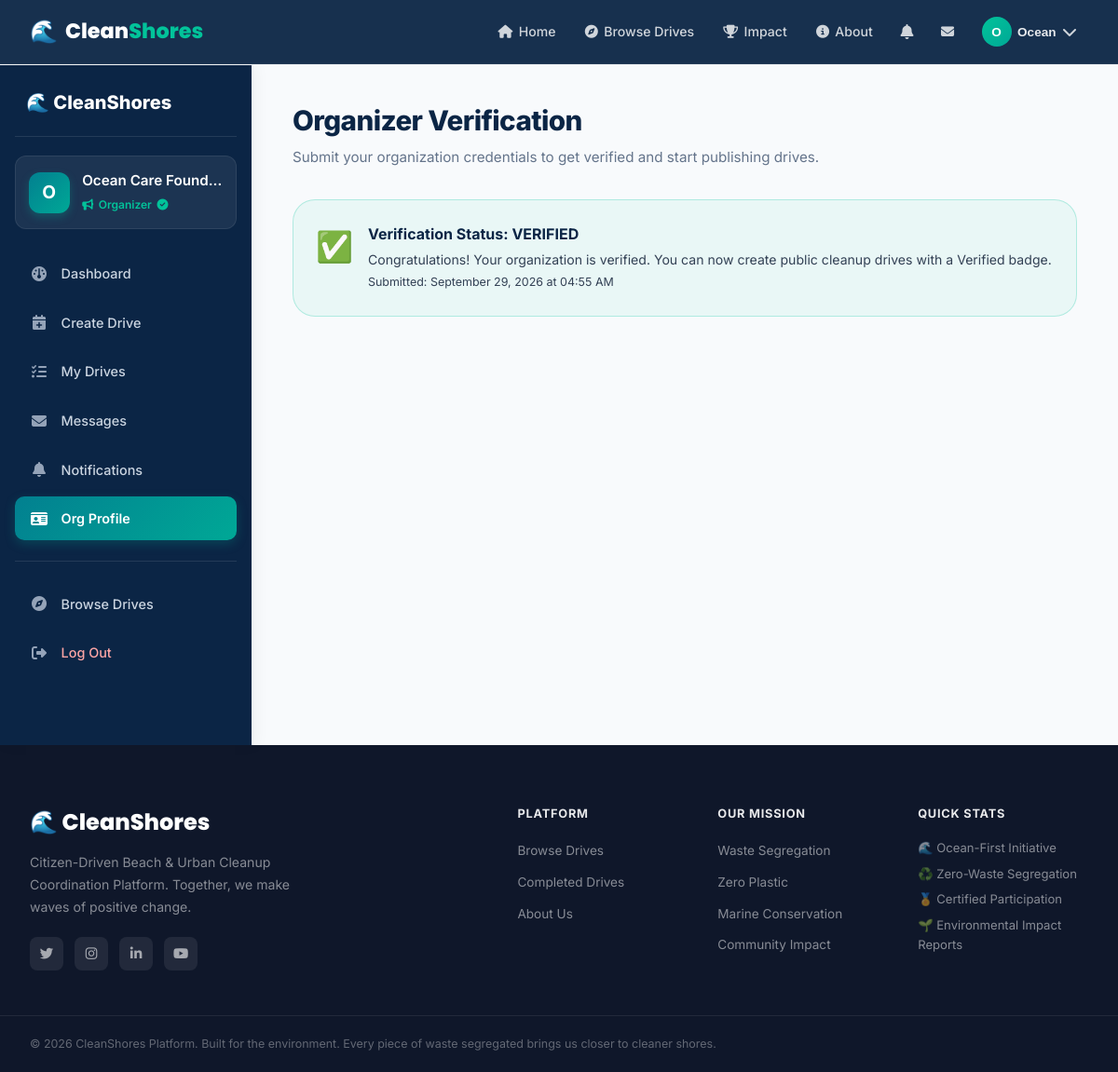
Screenshot of /organizer/verification (signed in) with the database file from the repository.
### models/user.py (models this page shows, shortened)
class User(db.Model):
    __tablename__ = 'users'
    id = db.Column(db.Integer, primary_key=True)
    username = db.Column(db.String(80), unique=True, nullable=False, index=True)
    email = db.Column(db.String(120), unique=True, nullable=False, index=True)
    password_hash = db.Column(db.String(255), nullable=False)
    full_name = db.Column(db.String(120), nullable=False)
    phone = db.Column(db.String(20), nullable=True)
    role = db.Column(db.String(20), nullable=False, default='volunteer')  # 'organizer', 'volunteer', 'admin'
    profile_pic = db.Column(db.String(255), nullable=True)
    bio = db.Column(db.Text, nullable=True)
    location = db.Column(db.String(120), nullable=True)
    college_or_org = db.Column(db.String(150), nullable=True)
    skills_interests = db.Column(db.String(255), nullable=True)  # e.g., 'Waste Segregation, First Aid, Photography'
    is_active = db.Column(db.Boolean, default=True)
    created_at = db.Column(db.DateTime, default=datetime.utcnow)
    drives_organized = db.relationship('Drive', backref='organizer', lazy='dynamic', cascade='all, delete-orphan')
    participations = db.relationship('Participation', backref='volunteer', lazy='dynamic', cascade='all, delete-orphan')
    verification = db.relationship('OrganizerVerification', foreign_keys='OrganizerVerification.user_id', backref='user', uselist=False, cascade='all, delete-orphan')
    notifications = db.relationship('Notification', backref='user', lazy='dynamic', cascade='all, delete-orphan')
    sent_messages = db.relationship('Message', foreign_keys='Message.sender_id', backref='sender', lazy='dynamic')
    received_messages = db.relationship('Message', foreign_keys='Message.recipient_id', backref='recipient', lazy='dynamic')
    @property
    def is_verified(self):
        if self.role in ('admin', 'organizer'):
            return True
        return False

### models/verification.py (models this page shows, shortened)
class OrganizerVerification(db.Model):
    __tablename__ = 'organizer_verifications'
    id = db.Column(db.Integer, primary_key=True)
    user_id = db.Column(db.Integer, db.ForeignKey('users.id', ondelete='CASCADE'), nullable=False, unique=True)
    org_name = db.Column(db.String(150), nullable=False)
    org_type = db.Column(db.String(80), nullable=False)  # 'NGO', 'College / Institute', 'Community Group', 'Eco Club', 'Individual Initiator'
    reg_number = db.Column(db.String(100), nullable=True)  # Registration / Affiliation number
    contact_person = db.Column(db.String(100), nullable=True)
    contact_phone = db.Column(db.String(25), nullable=True)
    website = db.Column(db.String(200), nullable=True)
    address = db.Column(db.Text, nullable=True)
    id_doc_filename = db.Column(db.String(255), nullable=True)  # Proof document or letterhead
    status = db.Column(db.String(20), default='pending')  # 'unverified', 'pending', 'verified', 'rejected'
    admin_remarks = db.Column(db.Text, nullable=True)
    submitted_at = db.Column(db.DateTime, default=datetime.utcnow)
    reviewed_at = db.Column(db.DateTime, nullable=True)
    reviewed_by_id = db.Column(db.Integer, db.ForeignKey('users.id'), nullable=True)
    reviewer = db.relationship('User', foreign_keys=[reviewed_by_id])

### routes/organizer.py (the view, shortened to what this page needs)
@organizer_bp.route('/verification', methods=['GET', 'POST'])
@organizer_only
def verification():
    user = get_current_user()
    verification = OrganizerVerification.query.filter_by(user_id=user.id).first()
    return render_template('organizer/verification.html', user=user, verification=verification)

### routes/auth.py (called while the page is built)
def get_current_user():
    if 'user_id' in session:
        return User.query.get(session['user_id'])
    return None

### routes/organizer.py (called while the page is built)
def organizer_only(f):
    from functools import wraps
    @wraps(f)
    def decorated(*args, **kwargs):
        if 'user_id' not in session or session.get('role') != 'organizer':
            flash('Organizer access only.', 'danger')
            return redirect(url_for('main.index'))
        return f(*args, **kwargs)
    return decorated

### templates/organizer/verification.html (shortened to what this page needs)
{% extends "base.html" %}
{% block body_class %}dashboard-page{% endblock %}
{% block content %}
<div class="dashboard-layout">
    {% include 'organizer/_sidebar.html' %}
    <div class="dashboard-main">
        <div class="dashboard-topbar">
            <div>
                <h1 class="dashboard-page-title">Organizer Verification</h1>
                <p class="dashboard-page-sub">Submit your organization credentials to get verified and start publishing drives.</p>
            </div>
        </div>
        {% if verification %}
        <div class="verif-status-card verif-status-{{ verification.status }}">
            <div class="verif-status-icon">
                {% if verification.status == 'verified' %}✅
                {% elif verification.status == 'pending' %}⏳
                {% elif verification.status == 'rejected' %}❌
                {% else %}📋{% endif %}
            </div>
            <div class="verif-status-body">
                <strong>Verification Status: {{ verification.status.upper() }}</strong>
                <p>
                    {% if verification.status == 'verified' %}
                    Congratulations! Your organization is verified. You can now create public cleanup drives with a Verified badge.
                    {% elif verification.status == 'pending' %}
                    Your application is under review by our admin team. This usually takes 24–48 hours.
                    {% elif verification.status == 'rejected' %}
                    Your application was rejected. {{ 'Admin remarks: ' + verification.admin_remarks if verification.admin_remarks else '' }} Please update and resubmit.
                    {% endif %}
                </p>
                <small>Submitted: {{ verification.submitted_at.strftime('%B %d, %Y at %I:%M %p') }}</small>
            </div>
        </div>
        {% endif %}
    </div>
</div>
{% endblock %}

### templates/base.html (shortened to what this page needs)
<!DOCTYPE html>
<html lang="en">
<head>
    <link rel="stylesheet" href="https://cdnjs.cloudflare.com/ajax/libs/font-awesome/6.5.0/css/all.min.css">
    <link rel="stylesheet" href="{{ url_for('static', filename='css/style.css') }}">
    <link rel="stylesheet" href="{{ url_for('static', filename='css/dashboard.css') }}">
    <link rel="stylesheet" href="{{ url_for('static', filename='css/responsive.css') }}">
</head>
<body class="{% block body_class %}{% endblock %}">
<nav class="cs-nav" id="mainNav">
    <div class="nav-container">
        <a href="{{ url_for('index') }}" class="nav-brand">
            <span class="brand-icon">🌊</span>
            <span class="brand-text">Clean<span class="brand-accent">Shores</span></span>
        </a>
        <div class="nav-links" id="navLinks">
            <a href="{{ url_for('index') }}" class="nav-link {% if request.endpoint == 'index' %}active{% endif %}">
                <i class="fa-solid fa-house"></i> Home
            </a>
            <a href="{{ url_for('drives.browse_drives') }}" class="nav-link {% if 'browse' in (request.endpoint or '') %}active{% endif %}">
                <i class="fa-solid fa-compass"></i> Browse Drives
            </a>
            <a href="{{ url_for('drives.completed_drives') }}" class="nav-link">
                <i class="fa-solid fa-trophy"></i> Impact
            </a>
            <a href="{{ url_for('about') }}" class="nav-link {% if request.endpoint == 'about' %}active{% endif %}">
                <i class="fa-solid fa-circle-info"></i> About
            </a>
            {% if current_user %}
                <div class="nav-notification" id="notifDropdown">
                    <button class="notif-btn" onclick="toggleNotifDropdown()">
                        <i class="fa-solid fa-bell"></i>
                    </button>
                </div>
                {% if current_user.role == 'organizer' %}
                <a href="{{ url_for('organizer.messages') }}" class="nav-link nav-icon-link">
                    <i class="fa-solid fa-envelope"></i>
                </a>
                {% elif current_user.role == 'volunteer' %}
                <a href="{{ url_for('volunteer.messages') }}" class="nav-link nav-icon-link">
                    <i class="fa-solid fa-envelope"></i>
                    {% if unread_messages > 0 %}<span class="notif-badge">{{ unread_messages }}</span>{% endif %}
                </a>
                {% endif %}
                <div class="nav-user-menu" id="userMenu">
                    <button class="user-btn" onclick="toggleUserMenu()">
                        <div class="user-avatar">{{ current_user.full_name[0].upper() }}</div>
                        <span class="user-name-short">{{ current_user.full_name.split()[0] }}</span>
                        <i class="fa-solid fa-chevron-down"></i>
                    </button>
                </div>
            {% endif %}
        </div>
    </div>
</nav>
<main>
    {% block content %}{% endblock %}
</main>
<footer class="cs-footer">
    <div class="footer-container">
        <div class="footer-brand">
            <div class="footer-logo">🌊 CleanShores</div>
            <p>Citizen-Driven Beach & Urban Cleanup Coordination Platform. Together, we make waves of positive change.</p>
            <div class="footer-social">
                <a href="#" title="Twitter"><i class="fa-brands fa-twitter"></i></a>
                <a href="#" title="Instagram"><i class="fa-brands fa-instagram"></i></a>
                <a href="#" title="LinkedIn"><i class="fa-brands fa-linkedin-in"></i></a>
                <a href="#" title="YouTube"><i class="fa-brands fa-youtube"></i></a>
            </div>
        </div>
        <div class="footer-links">
            <div class="footer-col">
                <h4>Platform</h4>
                <ul>
                    <li><a href="{{ url_for('drives.browse_drives') }}">Browse Drives</a></li>
                    <li><a href="{{ url_for('drives.completed_drives') }}">Completed Drives</a></li>
                    <li><a href="{{ url_for('about') }}">About Us</a></li>
                </ul>
            </div>
            <div class="footer-col">
                <h4>Our Mission</h4>
                <ul>
                    <li><a href="#">Waste Segregation</a></li>
                    <li><a href="#">Zero Plastic</a></li>
                    <li><a href="#">Marine Conservation</a></li>
                    <li><a href="#">Community Impact</a></li>
                </ul>
            </div>
            <div class="footer-col">
                <h4>Quick Stats</h4>
                <div class="footer-stats">
                    <div class="footer-stat">🌊 Ocean-First Initiative</div>
                    <div class="footer-stat">♻️ Zero-Waste Segregation</div>
                    <div class="footer-stat">🏅 Certified Participation</div>
                    <div class="footer-stat">🌱 Environmental Impact Reports</div>
                </div>
            </div>
        </div>
    </div>
    <div class="footer-bottom">
        <p>&copy; 2026 CleanShores Platform. Built for the environment. Every piece of waste segregated brings us closer to cleaner shores.</p>
    </div>
</footer>
</body>
</html>

### templates/organizer/_sidebar.html (shortened to what this page needs)
<aside class="dashboard-sidebar">
    <div class="sidebar-brand">
        <a href="{{ url_for('index') }}">🌊 CleanShores</a>
    </div>
    <div class="sidebar-user">
        <div class="sidebar-avatar">{{ current_user.full_name[0].upper() }}</div>
        <div class="sidebar-user-info">
            <span class="sidebar-user-name">{{ current_user.full_name }}</span>
            <span class="sidebar-user-role">
                <i class="fa-solid fa-bullhorn"></i> Organizer
                {% if current_user.is_verified %}
                <i class="fa-solid fa-circle-check" style="color:#02C39A;" title="Verified"></i>
                {% endif %}
            </span>
        </div>
    </div>
    <nav class="sidebar-nav">
        <a href="{{ url_for('organizer.dashboard') }}" class="sidebar-link {% if request.endpoint == 'organizer.dashboard' %}active{% endif %}">
            <i class="fa-solid fa-gauge"></i> <span>Dashboard</span>
        </a>
        <a href="{{ url_for('organizer.create_drive') }}" class="sidebar-link {% if request.endpoint == 'organizer.create_drive' %}active{% endif %}">
            <i class="fa-solid fa-calendar-plus"></i> <span>Create Drive</span>
        </a>
        <a href="{{ url_for('organizer.my_drives') }}" class="sidebar-link {% if request.endpoint == 'organizer.my_drives' %}active{% endif %}">
            <i class="fa-solid fa-list-check"></i> <span>My Drives</span>
        </a>
        <a href="{{ url_for('organizer.messages') }}" class="sidebar-link {% if request.endpoint == 'organizer.messages' %}active{% endif %}">
            <i class="fa-solid fa-envelope"></i> <span>Messages</span>
        </a>
        <a href="{{ url_for('organizer.notifications') }}" class="sidebar-link {% if request.endpoint == 'organizer.notifications' %}active{% endif %}">
            <i class="fa-solid fa-bell"></i> <span>Notifications</span>
        </a>
        <a href="{{ url_for('organizer.verification') }}" class="sidebar-link {% if request.endpoint == 'organizer.verification' %}active{% endif %}">
            <i class="fa-solid fa-id-card"></i> <span>Org Profile</span>
        </a>
        <div class="sidebar-divider"></div>
        <a href="{{ url_for('drives.browse_drives') }}" class="sidebar-link">
            <i class="fa-solid fa-compass"></i> <span>Browse Drives</span>
        </a>
        <a href="{{ url_for('auth.logout') }}" class="sidebar-link sidebar-link-logout">
            <i class="fa-solid fa-right-from-bracket"></i> <span>Log Out</span>
        </a>
    </nav>
</aside>

### static/css/dashboard.css (style rules this page uses)
.dashboard-layout { display: flex; min-height: calc(100vh - 70px); margin-top: 70px; background: #f8fafc; }
.dashboard-sidebar { width: 270px; flex-shrink: 0; background: #0b2545; color: #ffffff; display: flex; flex-direction: column; padding: 1.5rem 1rem; position: sticky; top: 70px; height: calc(100vh - 70px); overflow-y: auto; box-shadow: 4px 0 15px rgba(0, 0, 0, 0.05); }
.sidebar-brand { padding: 0 0.75rem 1.25rem; border-bottom: 1px solid rgba(255, 255, 255, 0.1); margin-bottom: 1.25rem; }
.sidebar-brand a { color: #ffffff; font-size: 1.25rem; font-weight: 800; text-decoration: none; display: flex; align-items: center; gap: 0.5rem; }
.sidebar-user { display: flex; align-items: center; gap: 0.85rem; padding: 0.85rem; background: rgba(255, 255, 255, 0.07); border-radius: 12px; margin-bottom: 1.5rem; border: 1px solid rgba(255, 255, 255, 0.08); }
.sidebar-avatar { width: 44px; height: 44px; border-radius: 12px; background: linear-gradient(135deg, #028090, #00a896); display: flex; align-items: center; justify-content: center; font-weight: 700; font-size: 1.2rem; color: #ffffff; flex-shrink: 0; box-shadow: 0 4px 10px rgba(0, 168, 150, 0.3); }
.sidebar-user-info { overflow: hidden; }
.sidebar-user-name { display: block; font-weight: 600; font-size: 0.95rem; color: #ffffff; white-space: nowrap; overflow: hidden; text-overflow: ellipsis; }
.sidebar-user-role { display: inline-flex; align-items: center; gap: 0.35rem; font-size: 0.75rem; color: #02c39a; font-weight: 600; text-transform: capitalize; }
.sidebar-nav { display: flex; flex-direction: column; gap: 0.35rem; flex-grow: 1; }
.sidebar-link { display: flex; align-items: center; gap: 0.85rem; padding: 0.75rem 1rem; color: #cbd5e1; text-decoration: none; border-radius: 10px; font-weight: 500; font-size: 0.9rem; transition: all 0.2s ease; }
.sidebar-link i { width: 20px; font-size: 1rem; text-align: center; color: #94a3b8; transition: color 0.2s ease; }
.sidebar-link.active { background: linear-gradient(135deg, #028090, #00a896); color: #ffffff; font-weight: 600; box-shadow: 0 4px 12px rgba(0, 168, 150, 0.25); }
.sidebar-link.active i { color: #ffffff; }
.sidebar-divider { height: 1px; background: rgba(255, 255, 255, 0.1); margin: 1rem 0; }
.sidebar-link-logout { color: #fca5a5; }
.dashboard-main { flex: 1; padding: 2.25rem 2.75rem; max-width: 1350px; width: 100%; }
.dashboard-topbar { display: flex; justify-content: space-between; align-items: center; flex-wrap: wrap; gap: 1.25rem; margin-bottom: 2rem; }
.dashboard-page-title { font-size: 1.85rem; font-weight: 800; color: #0b2545; letter-spacing: -0.02em; margin-bottom: 0.25rem; }
.dashboard-page-sub { color: #64748b; font-size: 0.95rem; }

### rows the page displays
User: full_name "O", full_name "Ocean", full_name "Ocean Care Found…"
OrganizerVerification: status "VERIFIED", submitted_at "September 29, 2026 at 04:55 AM"
